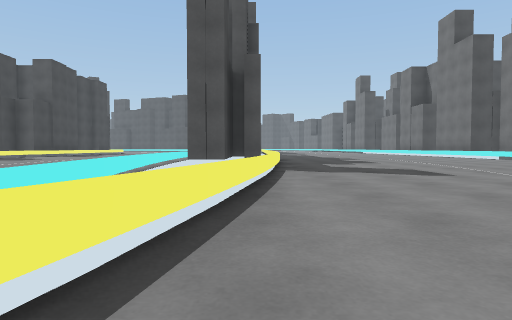
view 1 (above)

23 first-person views from a walk through a Unity game level. The camera is 0.31 m above the floor, tilts 2° down and sees 75° across. The floor is counted in squares, 1 m on a side. Each view is taken from the middle of a square. On the plan, view 1 faces up. The plan holds only what a view shows up to about 9 squares ahead; the rest is blank. The place goes on beyond the plan. The player is left out.

view 2
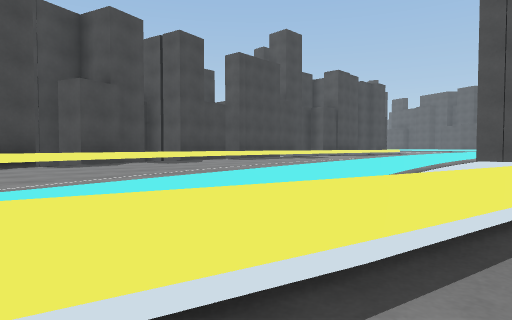

view 3
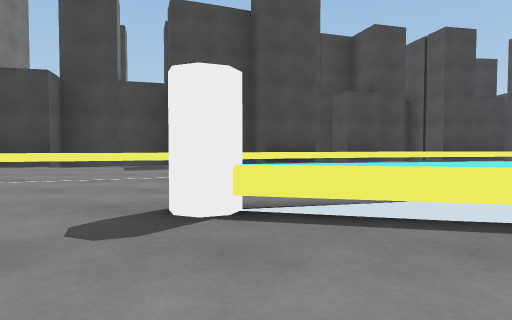

view 4
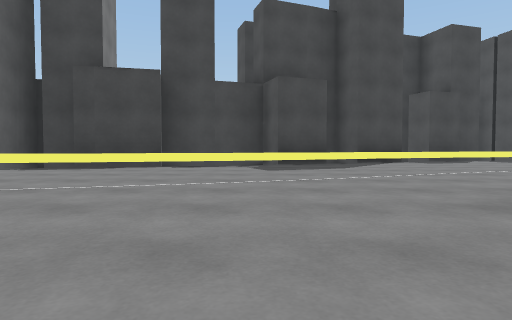

view 5
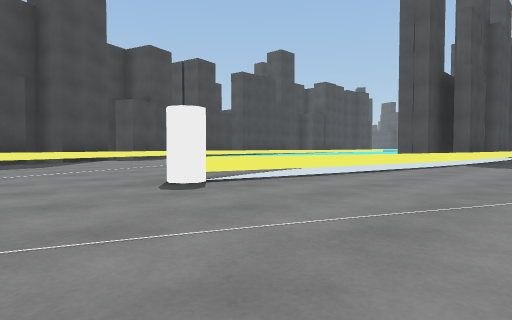

view 6
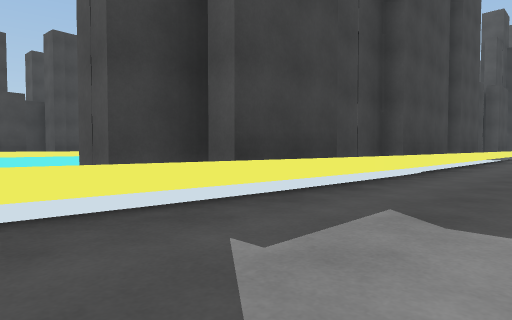

view 7
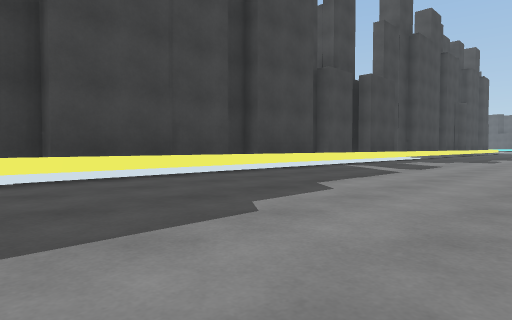

view 8
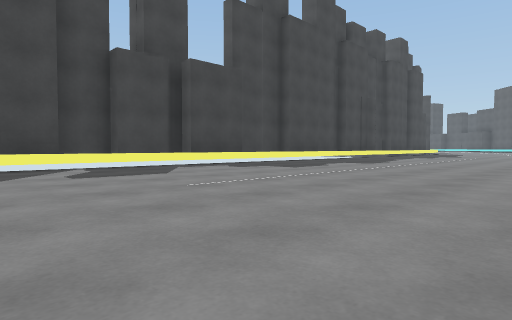

view 9
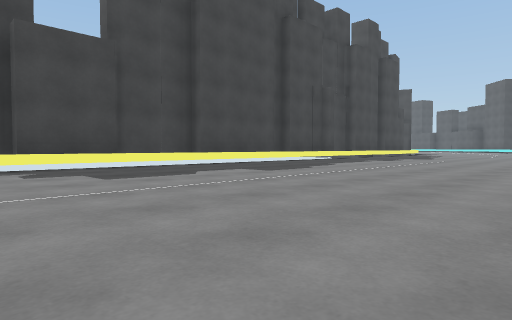

view 10
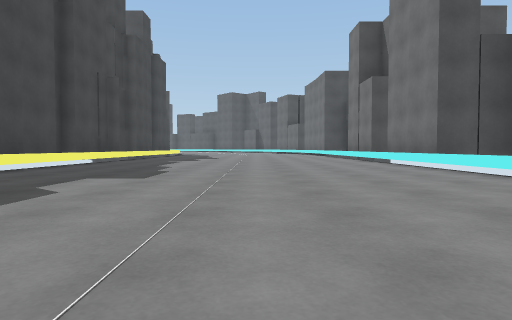

view 11
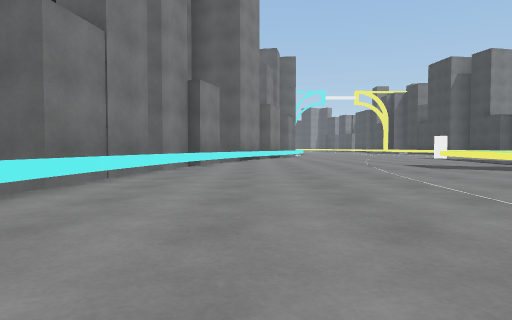

view 12
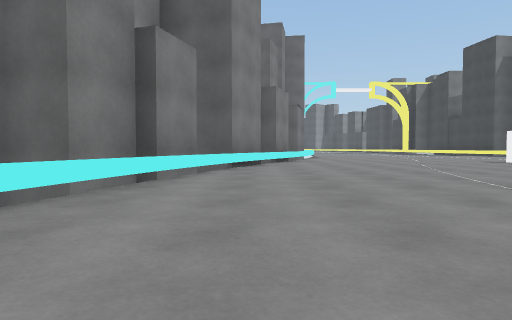

view 13
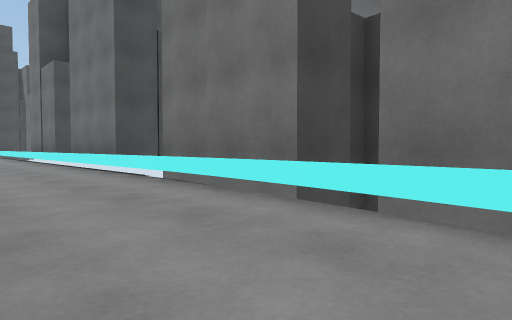

view 14
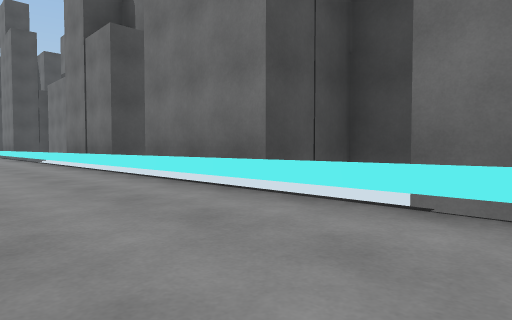

view 15
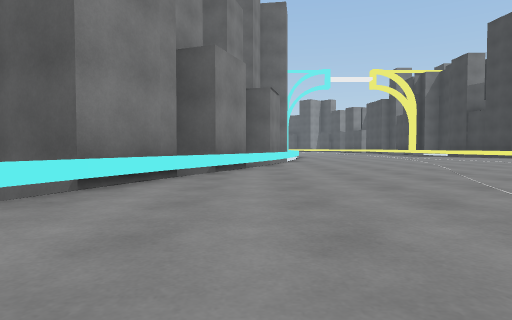

view 16
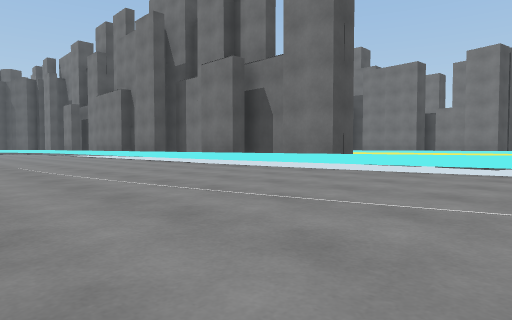

view 17
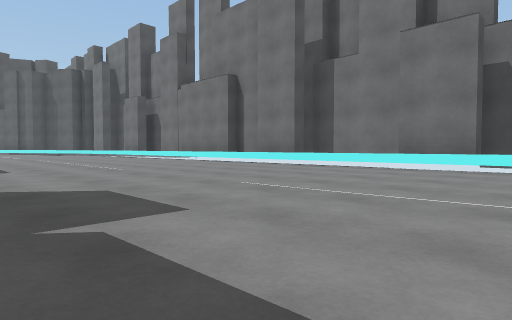

view 18
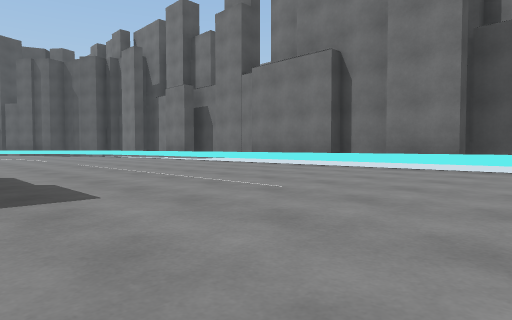

view 19
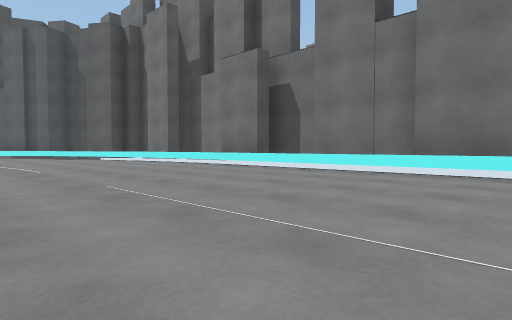

view 20
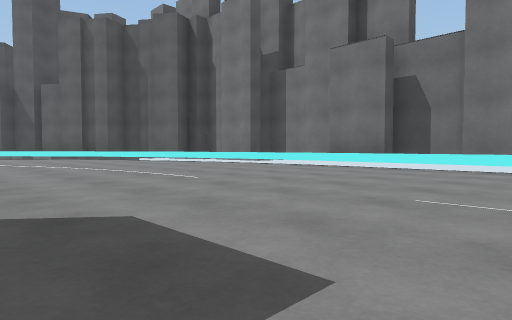

view 21
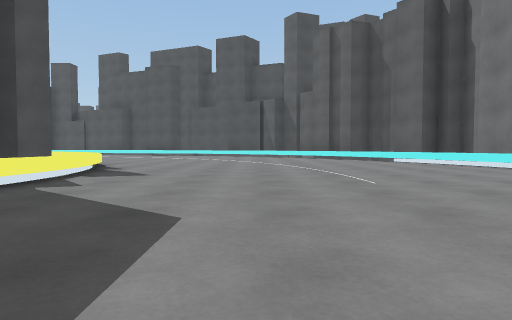

view 22
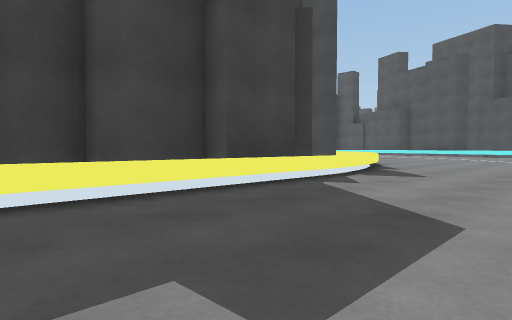

view 23
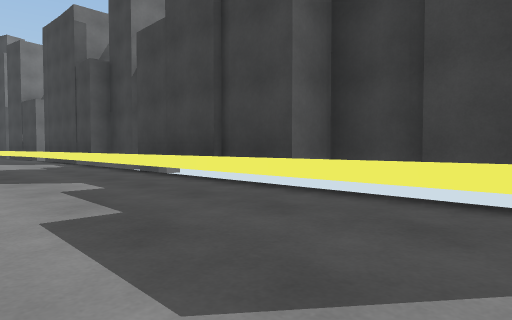

### Floor plan
Key: @ floor where view 1 was taken; # wall or solid block; . floor; = window, fence, low wall or low ledge.
Columns run from 11 left of view 1 to 8 right of it. Each row starts with its distance up from view 1.
 24 #.......=###......=
 23 #=.......=##......#
 22  #=......###......##
 21  #=......=##......=
 20  ###.....=##......#
 19   ##.....###......##
 18   ##.....=##......=
 17   #=.....=##......=
 16   ##.....=##......#
 15   ##.....###......#
 14   ##.....###......#
 13   ##.....=##......#
 12   #=.....###......#
 11   #=.....=##......#
 10   ##.....=##......#
  9    #.....###......#
  8    #.....###......#
  7    #.....=##......#
  6    #.....=##......#
  5    #......#=.....##
  4    #......==.....##
  3    ##.... ==.....#
  2    ##.... ==.....#
  1     #.....=.....##
  0     ##....#@....#
 -1      #.........##
 -2      #=........#
 -3      #=........#
 -4      ##.......##

Positions as (right, up) in squares from view 1, and headings:
1: (0, 0), facing up
2: (0, 0), facing up-left
3: (1, 0), facing left
4: (1, -2), facing left
5: (2, -2), facing up-left
6: (2, 5), facing up-left
7: (4, 9), facing up-left
8: (6, 13), facing up-left
9: (6, 16), facing up-left
10: (4, 16), facing up
11: (5, 10), facing down
12: (5, 7), facing down
13: (5, 6), facing up-right
14: (5, 9), facing up-right
15: (4, 4), facing down
16: (-6, 3), facing up-right
17: (-7, 7), facing up-right
18: (-7, 10), facing up-right
19: (-6, 14), facing up-right
20: (-7, 16), facing up-right
21: (-6, 16), facing up
22: (-6, 16), facing up-left
23: (-6, 18), facing down-left
